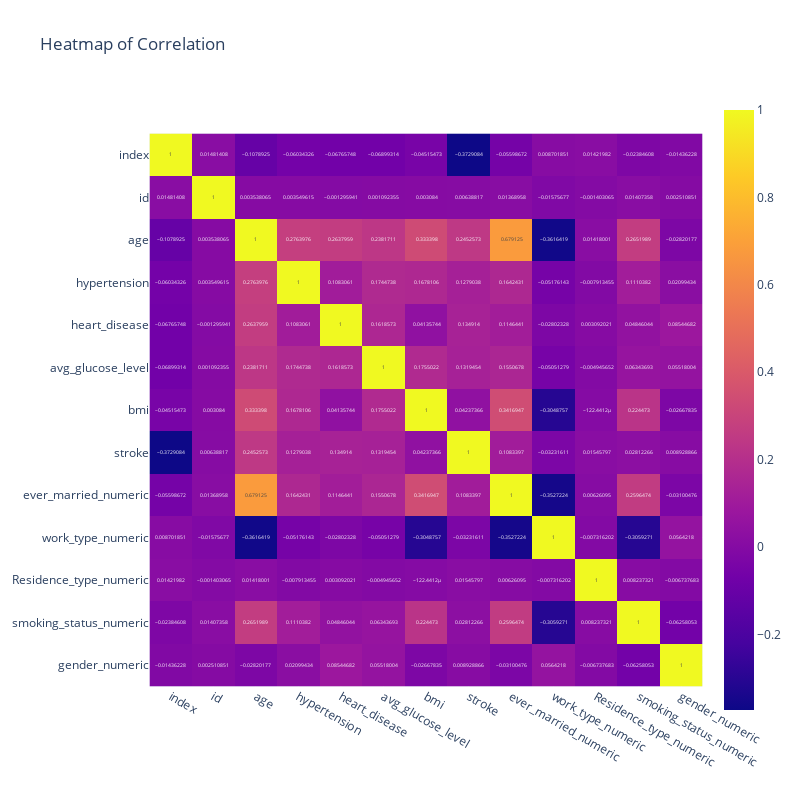

The code cell stored with this chart in its notebook:
### Code cell
fig = px.imshow(df._get_numeric_data().corr(), text_auto=True, title="Heatmap of Correlation")
fig.update_layout(
    autosize=False,
    width=800,
    height=800,
)

### Figure 1 — Plotly figure (JSON) as saved in the notebook; plotly's stock layout.template omitted (floating-point values rounded to 4 significant figures; data arrays with more than 128 entries replaced by an {"elided": "..."} marker saying what was removed)
{"data": [{"coloraxis": "coloraxis", "hovertemplate": "x: %{x}<br>y: %{y}<br>color: %{z}<extra></extra>", "name": "0", "texttemplate": "%{z}", "type": "heatmap", "x": ["index", "id", "age", "hypertension", "heart_disease", "avg_glucose_level", "bmi", "stroke", "ever_married_numeric", "work_type_numeric", "Residence_type_numeric", "smoking_status_numeric", "gender_numeric"], "xaxis": "x", "y": ["index", "id", "age", "hypertension", "heart_disease", "avg_glucose_level", "bmi", "stroke", "ever_married_numeric", "work_type_numeric", "Residence_type_numeric", "smoking_status_numeric", "gender_numeric"], "yaxis": "y", "z": {"elided": "13x13 float values"}}], "layout": {"autosize": false, "coloraxis": {"colorscale": [[0, "#0d0887"], [0.1111, "#46039f"], [0.2222, "#7201a8"], [0.3333, "#9c179e"], [0.4444, "#bd3786"], [0.5556, "#d8576b"], [0.6667, "#ed7953"], [0.7778, "#fb9f3a"], [0.8889, "#fdca26"], [1, "#f0f921"]]}, "height": 800, "title": {"text": "Heatmap of Correlation"}, "width": 800, "xaxis": {"anchor": "y", "constrain": "domain", "domain": [0, 1], "scaleanchor": "y"}, "yaxis": {"anchor": "x", "autorange": "reversed", "constrain": "domain", "domain": [0, 1]}}}
